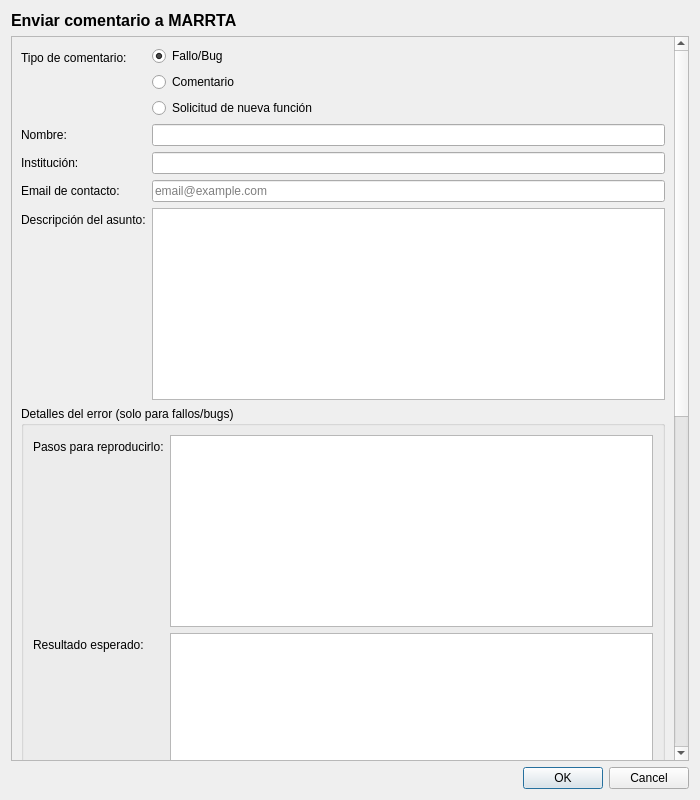
<?xml version="1.0" encoding="UTF-8"?>
<ui version="4.0">
 <class>DlgSendFeedback</class>
 <widget class="QDialog" name="DlgSendFeedback">
  <property name="windowModality">
   <enum>Qt::ApplicationModal</enum>
  </property>
  <property name="geometry">
   <rect>
    <x>0</x>
    <y>0</y>
    <width>700</width>
    <height>800</height>
   </rect>
  </property>
  <property name="windowTitle">
   <string>Enviar comentario</string>
  </property>
  <property name="modal">
   <bool>true</bool>
  </property>
  <layout class="QVBoxLayout" name="verticalLayout">
   <item>
    <widget class="QLabel" name="lblTitle">
     <property name="font">
      <font>
       <pointsize>12</pointsize>
       <weight>75</weight>
       <bold>true</bold>
      </font>
     </property>
     <property name="text">
      <string>Enviar comentario a MARRTA</string>
     </property>
    </widget>
   </item>
   <item>
    <widget class="QScrollArea" name="scrollArea">
     <property name="widgetResizable">
      <bool>true</bool>
     </property>
     <widget class="QWidget" name="scrollAreaWidgetContents">
      <property name="geometry">
       <rect>
        <x>0</x>
        <y>0</y>
        <width>662</width>
        <height>691</height>
       </rect>
      </property>
      <layout class="QVBoxLayout" name="verticalLayout_2">
       <item>
        <layout class="QFormLayout" name="formLayout">
         <property name="fieldGrowthPolicy">
          <enum>QFormLayout::ExpandingFieldsGrow</enum>
         </property>
         <item row="0" column="0">
          <widget class="QLabel" name="lblCommentType">
           <property name="text">
            <string>Tipo de comentario:</string>
           </property>
          </widget>
         </item>
         <item row="0" column="1">
          <widget class="QWidget" name="widgetCommentType" native="true">
           <layout class="QVBoxLayout" name="verticalLayout_3">
            <property name="leftMargin">
             <number>0</number>
            </property>
            <property name="topMargin">
             <number>0</number>
            </property>
            <property name="rightMargin">
             <number>0</number>
            </property>
            <property name="bottomMargin">
             <number>0</number>
            </property>
            <item>
             <widget class="QRadioButton" name="rbBug">
              <property name="text">
               <string>Fallo/Bug</string>
              </property>
              <property name="checked">
               <bool>true</bool>
              </property>
             </widget>
            </item>
            <item>
             <widget class="QRadioButton" name="rbComment">
              <property name="text">
               <string>Comentario</string>
              </property>
             </widget>
            </item>
            <item>
             <widget class="QRadioButton" name="rbFeature">
              <property name="text">
               <string>Solicitud de nueva función</string>
              </property>
             </widget>
            </item>
           </layout>
          </widget>
         </item>
         <item row="1" column="0">
          <widget class="QLabel" name="lblName">
           <property name="text">
            <string>Nombre:</string>
           </property>
          </widget>
         </item>
         <item row="1" column="1">
          <widget class="QLineEdit" name="edName"/>
         </item>
         <item row="2" column="0">
          <widget class="QLabel" name="lblInstitution">
           <property name="text">
            <string>Institución:</string>
           </property>
          </widget>
         </item>
         <item row="2" column="1">
          <widget class="QLineEdit" name="edInstitution"/>
         </item>
         <item row="3" column="0">
          <widget class="QLabel" name="lblEmail">
           <property name="text">
            <string>Email de contacto:</string>
           </property>
          </widget>
         </item>
         <item row="3" column="1">
          <widget class="QLineEdit" name="edEmail">
           <property name="placeholderText">
            <string>email@example.com</string>
           </property>
          </widget>
         </item>
         <item row="4" column="0">
          <widget class="QLabel" name="lblDescription">
           <property name="text">
            <string>Descripción del asunto:</string>
           </property>
          </widget>
         </item>
         <item row="4" column="1">
          <widget class="QTextEdit" name="edDescription">
           <property name="minimumSize">
            <size>
             <width>0</width>
             <height>100</height>
            </size>
           </property>
          </widget>
         </item>
        </layout>
       </item>
       <item>
        <widget class="QGroupBox" name="groupBugDetails">
         <property name="title">
          <string>Detalles del error (solo para fallos/bugs)</string>
         </property>
         <layout class="QFormLayout" name="formLayout_2">
          <item row="0" column="0">
           <widget class="QLabel" name="lblSteps">
            <property name="text">
             <string>Pasos para reproducirlo:</string>
            </property>
           </widget>
          </item>
          <item row="0" column="1">
           <widget class="QTextEdit" name="edSteps">
            <property name="minimumSize">
             <size>
              <width>0</width>
              <height>80</height>
             </size>
            </property>
           </widget>
          </item>
          <item row="1" column="0">
           <widget class="QLabel" name="lblExpected">
            <property name="text">
             <string>Resultado esperado:</string>
            </property>
           </widget>
          </item>
          <item row="1" column="1">
           <widget class="QTextEdit" name="edExpected">
            <property name="minimumSize">
             <size>
              <width>0</width>
              <height>60</height>
             </size>
            </property>
           </widget>
          </item>
          <item row="2" column="0">
           <widget class="QLabel" name="lblActual">
            <property name="text">
             <string>Resultado obtenido:</string>
            </property>
           </widget>
          </item>
          <item row="2" column="1">
           <widget class="QTextEdit" name="edActual">
            <property name="minimumSize">
             <size>
              <width>0</width>
              <height>60</height>
             </size>
            </property>
           </widget>
          </item>
         </layout>
        </widget>
       </item>
       <item>
        <widget class="QGroupBox" name="groupAttachments">
         <property name="title">
          <string>Enlaces a archivos adjuntos</string>
         </property>
         <layout class="QVBoxLayout" name="verticalLayout_4">
          <item>
           <widget class="QLabel" name="lblAttachmentsInfo">
            <property name="text">
             <string>&lt;html&gt;&lt;head/&gt;&lt;body&gt;&lt;p&gt;&lt;span style=&quot; font-weight:600;&quot;&gt;Nota:&lt;/span&gt; Para adjuntar archivos (imágenes, pantallazos, bases de datos .pbd), súbalos primero a un servicio de hospedaje de archivos online (Google Drive, iCloud, OneDrive, Dropbox, etc.) y proporcione los enlaces en el campo de descripción o en la lista a continuación.&lt;/p&gt;&lt;/body&gt;&lt;/html&gt;</string>
            </property>
            <property name="wordWrap">
             <bool>true</bool>
            </property>
           </widget>
          </item>
          <item>
           <widget class="QLabel" name="lblAttachments">
            <property name="text">
             <string>Enlaces a archivos:</string>
            </property>
           </widget>
          </item>
          <item>
           <widget class="QListWidget" name="listAttachments">
            <property name="minimumSize">
             <size>
              <width>0</width>
              <height>80</height>
             </size>
            </property>
           </widget>
          </item>
          <item>
           <layout class="QHBoxLayout" name="horizontalLayout_2">
            <item>
             <widget class="QPushButton" name="btnAddLink">
              <property name="text">
               <string>Añadir enlace...</string>
              </property>
             </widget>
            </item>
            <item>
             <widget class="QPushButton" name="btnRemoveAttachment">
              <property name="text">
               <string>Eliminar seleccionado</string>
              </property>
             </widget>
            </item>
            <item>
             <spacer name="horizontalSpacer">
              <property name="orientation">
               <enum>Qt::Horizontal</enum>
              </property>
              <property name="sizeHint" stdset="0">
               <size>
                <width>40</width>
                <height>20</height>
               </size>
              </property>
             </spacer>
            </item>
           </layout>
          </item>
         </layout>
        </widget>
       </item>
       <item>
        <widget class="QLabel" name="lblDisclaimer">
         <property name="text">
          <string>&lt;html&gt;&lt;head/&gt;&lt;body&gt;&lt;p&gt;&lt;span style=&quot; font-style:italic;&quot;&gt;Nota: No se garantiza un tiempo de respuesta específico. El tiempo de respuesta variará en función de la gravedad del problema reportado. Se le notificará directamente al email indicado cuando el tema esté resuelto.&lt;/span&gt;&lt;/p&gt;&lt;/body&gt;&lt;/html&gt;</string>
         </property>
         <property name="wordWrap">
          <bool>true</bool>
         </property>
        </widget>
       </item>
      </layout>
     </widget>
    </widget>
   </item>
   <item>
    <widget class="QDialogButtonBox" name="buttonBox">
     <property name="orientation">
      <enum>Qt::Horizontal</enum>
     </property>
     <property name="standardButtons">
      <set>QDialogButtonBox::Cancel|QDialogButtonBox::Ok</set>
     </property>
    </widget>
   </item>
  </layout>
 </widget>
 <resources/>
 <connections>
  <connection>
   <sender>buttonBox</sender>
   <signal>accepted()</signal>
   <receiver>DlgSendFeedback</receiver>
   <slot>accept()</slot>
   <hints>
    <hint type="sourcelabel">
     <x>248</x>
     <y>254</y>
    </hint>
    <hint type="destinationlabel">
     <x>157</x>
     <y>274</y>
    </hint>
   </hints>
  </connection>
  <connection>
   <sender>buttonBox</sender>
   <signal>rejected()</signal>
   <receiver>DlgSendFeedback</receiver>
   <slot>reject()</slot>
   <hints>
    <hint type="sourcelabel">
     <x>316</x>
     <y>260</y>
    </hint>
    <hint type="destinationlabel">
     <x>286</x>
     <y>274</y>
    </hint>
   </hints>
  </connection>
 </connections>
</ui>
